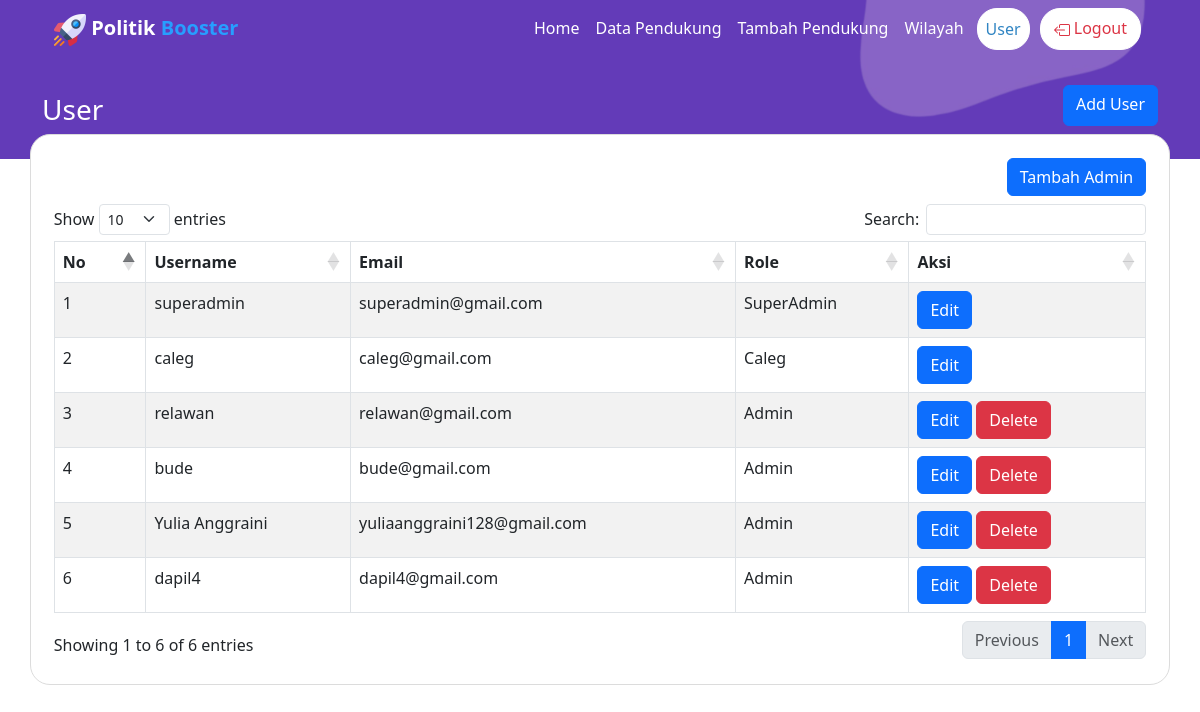
Screenshot of /index.php?r=user (signed in) with the database file from the repository.
### tables this page shows
CREATE TABLE `users` (
  `id` int(11) NOT NULL,
  `username` varchar(255) NOT NULL,
  `email` varchar(255) NOT NULL,
  `password` varchar(255) NOT NULL,
  `role` varchar(255) NOT NULL,
  `hapus` varchar(100) DEFAULT NULL,
  `created_date` datetime DEFAULT NULL
);

### app/user/index.php (the view)
<?php
if ($_SESSION['role'] == "SuperAdmin") {
    $tampil = "SELECT * FROM users";
} else if ($_SESSION['role'] == "Caleg") {
    $tampil = "SELECT * FROM users WHERE (hapus is NULL OR hapus != 'True') AND role = 'Relawan'";
} else {
    $tampil = "SELECT * FROM users WHERE (hapus is NULL OR hapus != 'True') AND role = 'Relawan'";
}
$db = mysqli_query($conn, $tampil);
?>
<div class="container con2">
    <div class="row">
        <?php
        if ($_SESSION['role'] == "SuperAdmin") {
        ?>
            <div class="col-6 pt-2 text-left">
                <h3>User</h3>
            </div>
            <div class="col-6 pb-2 d-flex flex-row-reverse">
                <a href="<?= $base_url; ?>?r=add-user" class="btn btn-primary">
                    Add User
                </a>
            </div>
        <?php
        } else if ($_SESSION['role'] == "Caleg") {
        ?>
            <div class="col-6 pt-2 text-left">
                <h3>Admin</h3>
            </div>
            <div class="col-6 pb-2 d-flex flex-row-reverse">
                <a href="<?= $base_url; ?>?r=add-user" class="btn btn-primary">
                    Tambah Admin
                </a>
            </div>
        <?php
        } else if ($_SESSION['role'] == "Relawan") {
        ?>
            <div class="col-6 pt-2 text-left">
                <h3>Admin</h3>
            </div>
        <?php
        }
        ?>
        <div class="table-responsive">
            <div class="col-12 pb-2 d-flex flex-row-reverse">
                <a href="<?= $base_url; ?>?r=add-user" class="btn btn-primary">
                    Tambah Admin
                </a>
            </div>
            <table id="example" class="table table-bordered table-striped col-12 col-lg-12">
                <thead>
                    <tr>
                        <th>No</th>
                        <th>Username</th>
                        <th>Email</th>
                        <th>Role</th>
                        <th>Aksi</th>
                    </tr>
                </thead>
                <?php
                $x = 1;
                while ($row = mysqli_fetch_array($db)) {
                ?>
                    <tr>
                        <td><?php echo $x++ ?></td>
                        <td><?php echo $row['username'] ?></td>
                        <td><?php echo $row['email'] ?></td>
                        <td><?php echo $row['role'] == 'Relawan' ? 'Admin' : $row['role'] ?></td>
                        <td>
                            <a href="<?= $base_url; ?>?r=user-edit&id=<?php echo $row['id'] ?>" class="btn btn-primary">Edit</a>
                            <?php
                            if ($_SESSION['role'] == "SuperAdmin") {
                                if ($row['hapus'] == 'False') {
                            ?>
                                    <a href="<?= $base_url; ?>/app/user/delete.php?id=<?php echo $row['id'] ?>" class="btn btn-danger">Delete</a>
                                <?php
                                } else if ($row['hapus'] == 'True') {
                                ?>
                                    <a href="<?= $base_url; ?>/app/user/hapus.php?id=<?php echo $row['id'] ?>" class="btn btn-success">Pulihkan</a>
                                <?php
                                }
                            } else if ($_SESSION['role'] == "Caleg") {
                                if ($row['hapus'] == 'False') {
                                ?>
                                    <a href="<?= $base_url; ?>/app/user/delete.php?id=<?php echo $row['id'] ?>" class="btn btn-danger">Delete</a>
                            <?php
                                }
                            }
                            ?>
                        </td>
                    </tr>
                <?php } ?>
            </table>
        </div>
    </div>
</div>

### layout/header.php (style rules this page uses)
.con2 { margin-top: -80px; }
.table-responsive { background: #FFFFFF; border: 0.5px solid gainsboro; border-radius: 20px; padding: 2%; }
h3 { color: #FFFFFF; }

### rows the page displays
users: username "superadmin", email "superadmin@gmail.com", role "SuperAdmin"
users: username "caleg", email "caleg@gmail.com", role "Caleg"
users: username "relawan", email "relawan@gmail.com", role "Admin"
users: username "bude", email "bude@gmail.com", role "Admin"
users: username "Yulia Anggraini", email "yuliaanggraini128@gmail.com", role "Admin"
users: username "dapil4", email "dapil4@gmail.com", role "Admin"
